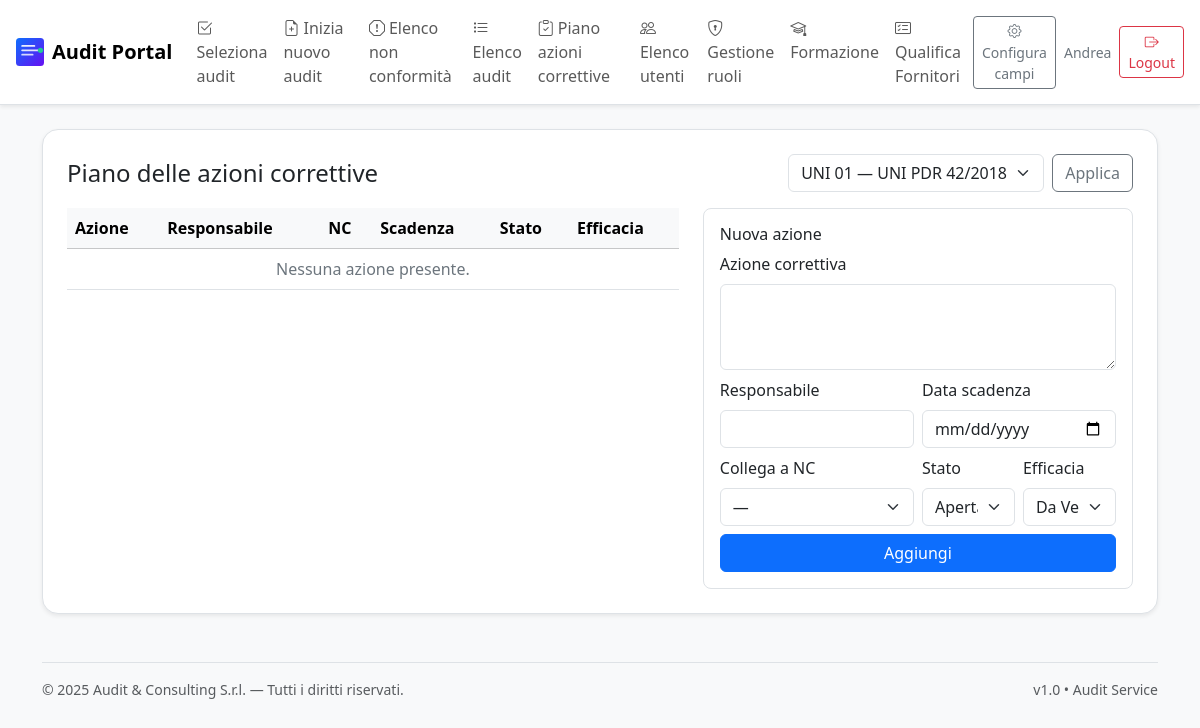
/actions?audit_id=2&nc_id=1 (signed in), run on an earlier commit of the app's database.
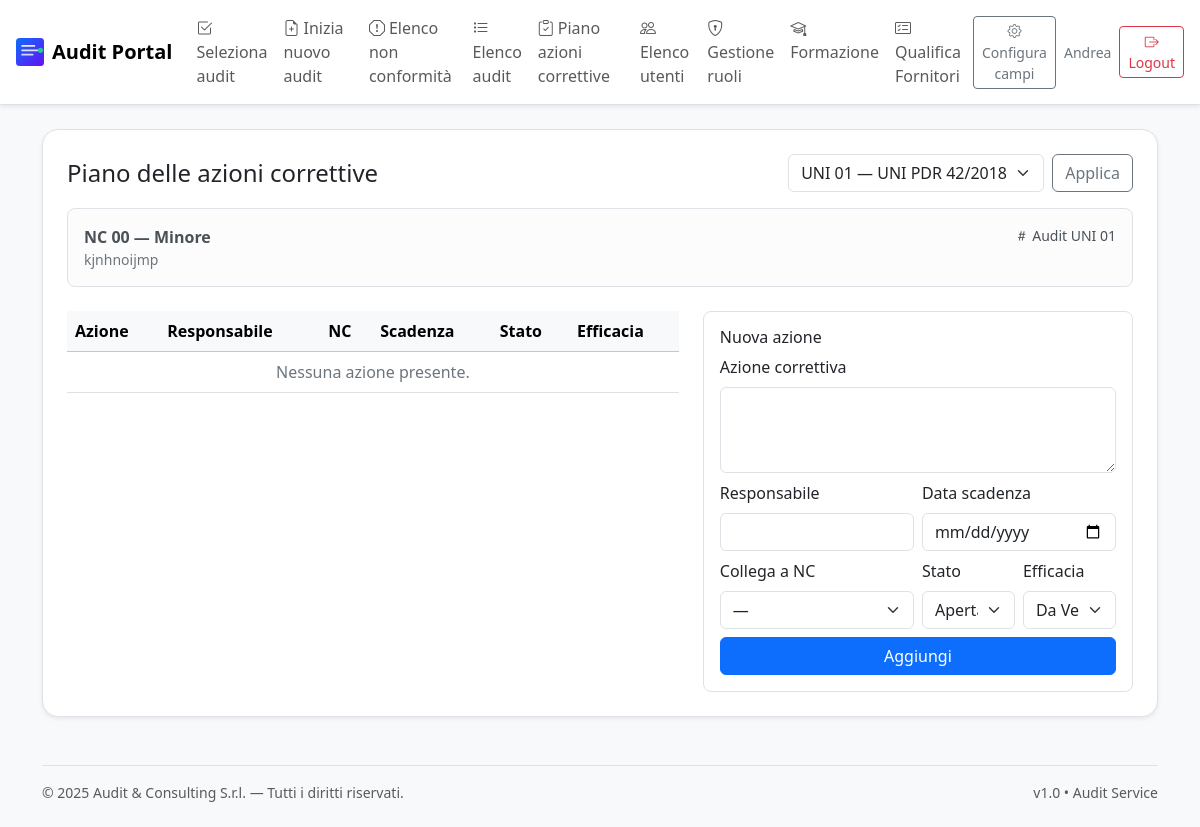
And on a later commit of the database.
### models.py (models this page shows, shortened)
class NonConformita(db.Model):
    __tablename__ = "non_conformita"
    id = db.Column(db.Integer, primary_key=True)
    audit_id = db.Column(db.Integer, db.ForeignKey("audits.id"), nullable=False)
    codice = db.Column(db.String(50), nullable=False)
    descrizione = db.Column(db.Text, nullable=False)
    gravita = db.Column(db.String(20), nullable=False)  # Minore, Maggiore, Critica
    categoria = db.Column(db.String(100), nullable=True)
    rilevata_da = db.Column(db.String(120), nullable=True)
    data_apertura = db.Column(db.Date, default=datetime.utcnow)
    stato = db.Column(db.String(20), default="Aperta")  # Aperta, In corso, Chiusa
    azioni = db.relationship("AzioneCorrettiva", backref="non_conformita", cascade="all, delete-orphan")

class Audit(db.Model):
    __tablename__ = "audits"
    id = db.Column(db.Integer, primary_key=True)
    titolo = db.Column(db.String(200), nullable=False)
    codice = db.Column(db.String(50), unique=True, nullable=False)
    data_audit = db.Column(db.Date, nullable=False)
    cliente = db.Column(db.String(200), nullable=True)
    sede = db.Column(db.String(200), nullable=True)
    norma = db.Column(db.String(100), nullable=True)  # es: ISO 9001, ISO 37001, UNI/PdR 125
    stato = db.Column(db.String(50), default="In corso")  # In corso, Chiuso, Pianificato
    extra = db.Column(db.Text, nullable=True)  # JSON string per campi dinamici
    created_at = db.Column(db.DateTime, default=datetime.utcnow)
    non_conformita = db.relationship("NonConformita", backref="audit", cascade="all, delete-orphan")
    azioni = db.relationship("AzioneCorrettiva", backref="audit", cascade="all, delete-orphan")

### app.py (the view, shortened to what this page needs)
    @app.route("/actions", methods=["GET","POST"])
    @login_required
    def actions_plan():
        audit_id = request.args.get("audit_id", type=int) or session.get("current_audit_id")
        nc_id = request.args.get("nc_id", type=int)
        audits = Audit.query.order_by(Audit.data_audit.desc()).all()
        selected_audit = Audit.query.get(audit_id) if audit_id else None
        selected_nc = NonConformita.query.get(nc_id) if nc_id else None
        form = NuovaAzioneForm()
        actions = AzioneCorrettiva.query
        if audit_id or (selected_nc and selected_nc.audit_id):
            actions = actions.filter_by(audit_id=(audit_id or selected_nc.audit_id))
        actions = actions.order_by(AzioneCorrettiva.data_scadenza.asc().nullslast()).all()
        ncs = NonConformita.query.filter_by(audit_id=(audit_id or (selected_nc.audit_id if selected_nc else None))).all() if (audit_id or selected_nc) else []
        return render_template("actions_plan.html", audits=audits, selected_audit=selected_audit, actions=actions, ncs=ncs, form=form, selected_nc=selected_nc)

### forms.py
class NuovaAzioneForm(FlaskForm):
    azione = TextAreaField("Azione correttiva", validators=[DataRequired()])
    responsabile = StringField("Responsabile", validators=[Optional()])
    data_scadenza = DateField("Data scadenza", validators=[Optional()])
    stato = SelectField("Stato", choices=[("Aperta","Aperta"),("In corso","In corso"),("Chiusa","Chiusa")])
    efficacia = SelectField("Efficacia", choices=[("Da Verificare","Da Verificare"),("Efficace","Efficace"),("Non Efficace","Non Efficace")])
    submit = SubmitField("Salva azione")

### templates/actions_plan.html (shortened to what this page needs)
{% extends "base.html" %}
{% block content %}
  <div class="bg-white rounded-4 shadow-sm border p-4">
    <div class="d-flex align-items-center justify-content-between gap-2 flex-wrap mb-3">
      <h1 class="h4 mb-0">Piano delle azioni correttive</h1>
      <form method="get" class="d-flex gap-2">
        <select name="audit_id" class="form-select">
          {% for a in audits %}
            <option value="{{ a.id }}" {% if selected_audit and selected_audit.id==a.id %}selected{% endif %}>{{ a.codice }} — {{ a.titolo }}</option>
          {% endfor %}
        </select>
        <button class="btn btn-outline-secondary">Applica</button>
      </form>
    </div>
    {% if selected_nc %}
      <div class="alert alert-light border rounded-3 mb-4">
        <div class="d-flex justify-content-between align-items-start gap-3">
          <div>
            <div class="fw-semibold">NC {{ selected_nc.codice }} — {{ selected_nc.gravita }}</div>
            <div class="small text-secondary">{{ selected_nc.descrizione }}</div>
          </div>
          <div class="text-nowrap small"><i class="bi bi-hash"></i> Audit {{ selected_nc.audit.codice }}</div>
        </div>
      </div>
    {% endif %}
    <div class="row g-4">
      <div class="col-lg-7">
        <div class="table-responsive">
          <table class="table align-middle">
            <thead class="table-light">
              <tr>
                <th>Azione</th>
                <th>Responsabile</th>
                <th>NC</th>
                <th>Scadenza</th>
                <th>Stato</th>
                <th>Efficacia</th>
              </tr>
            </thead>
            <tbody>
              {% for act in actions %}
              <tr>
                <td>{{ act.azione|truncate(80) }}</td>
                <td>{{ act.responsabile or "—" }}</td>
                <td>{{ act.non_conformita.codice if act.non_conformita else "—" }}</td>
                <td>{{ act.data_scadenza.strftime("%d/%m/%Y") if act.data_scadenza else "—" }}</td>
                <td><span class="badge bg-secondary">{{ act.stato }}</span></td>
                <td>{{ act.efficacia or "—" }}</td>
              </tr>
              {% else %}
              <tr><td colspan="6" class="text-center text-secondary">Nessuna azione presente.</td></tr>
              {% endfor %}
            </tbody>
          </table>
        </div>
      </div>
      <div class="col-lg-5">
        <div class="p-3 border rounded-3">
          <h2 class="h6">Nuova azione</h2>
          <form method="post" class="row g-2">
            <div class="col-12">
              {{ form.azione.label(class="form-label") }}
              {{ form.azione(class="form-control", rows="3") }}
            </div>
            <div class="col-md-6">
              {{ form.responsabile.label(class="form-label") }}
              {{ form.responsabile(class="form-control") }}
            </div>
            <div class="col-md-6">
              {{ form.data_scadenza.label(class="form-label") }}
              {{ form.data_scadenza(class="form-control") }}
            </div>
            <div class="col-md-6">
              <label class="form-label">Collega a NC</label>
              <select name="nc_id" class="form-select">
                <option value="">—</option>
              </select>
            </div>
            <div class="col-md-3">
              {{ form.stato.label(class="form-label") }}
              {{ form.stato(class="form-select") }}
            </div>
            <div class="col-md-3">
              {{ form.efficacia.label(class="form-label") }}
              {{ form.efficacia(class="form-select") }}
            </div>
            <div class="col-12">
              <button class="btn btn-primary w-100">Aggiungi</button>
            </div>
          </form>
        </div>
      </div>
    </div>
  </div>
{% endblock %}

What changed in the data, as far as the page shows it:
added NonConformita: codice "00", gravita "Minore", descrizione "kjnhnoijmp"
now on this page (row unchanged): Audit: audit.codice "UNI 01"
Also different on the page:
text now shown: "NC — Audit"
